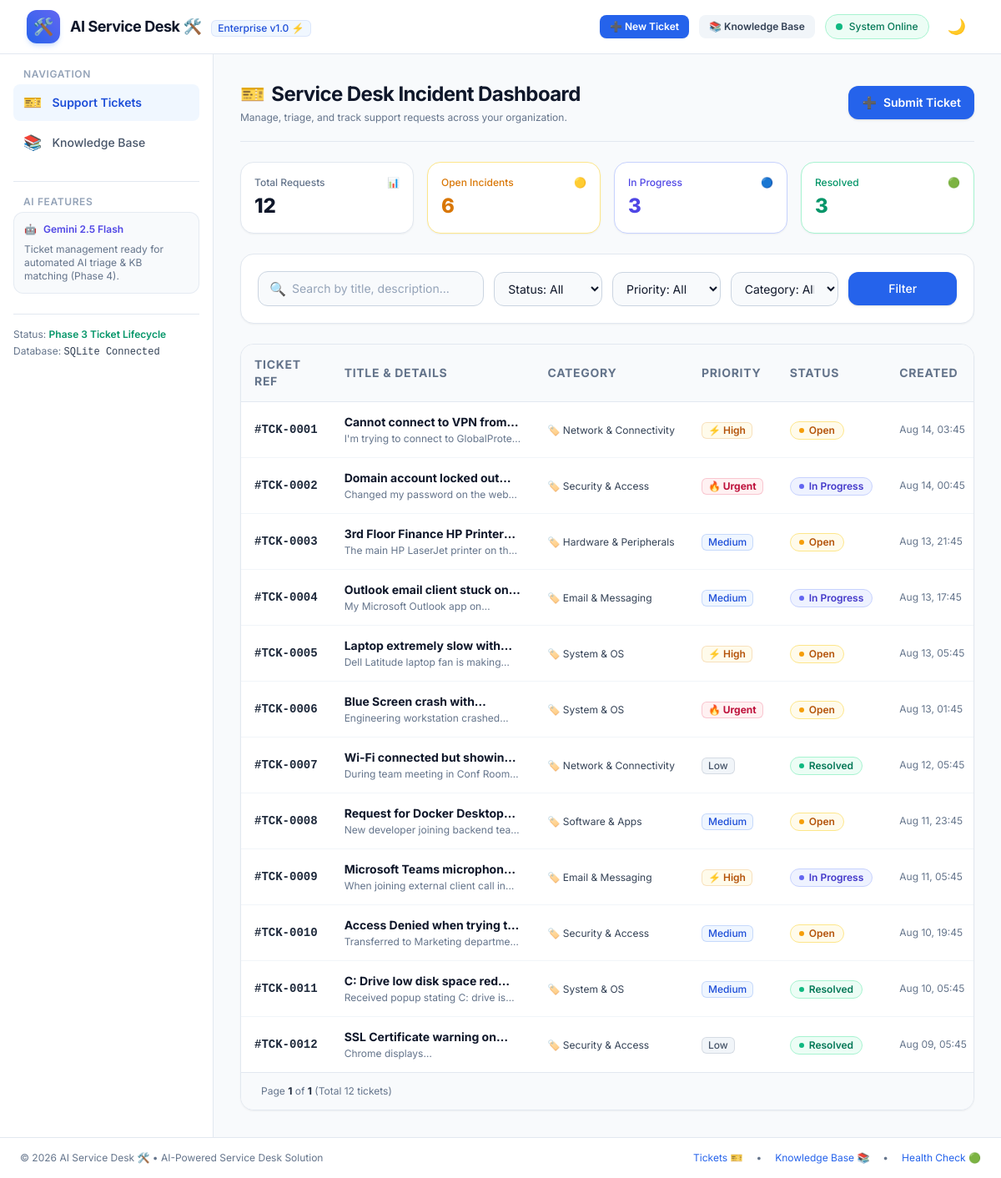
Page /tickets on the committed database.
### app/models.py (models this page shows)
class Ticket(Base):
    __tablename__ = "tickets"
    id = Column(Integer, primary_key=True, index=True, autoincrement=True)
    title = Column(String(255), nullable=False)
    description = Column(Text, nullable=False)
    status = Column(String(50), nullable=False, default="Open")  # Open, In Progress, Pending, Resolved, Closed
    priority = Column(String(50), nullable=False, default="Medium")  # Low, Medium, High, Urgent
    category = Column(String(100), nullable=False, default="General IT")
    ai_summary = Column(Text, nullable=True)
    suggested_resolution = Column(Text, nullable=True)
    final_resolution = Column(Text, nullable=True)
    created_at = Column(DateTime(timezone=True), default=utc_now)
    updated_at = Column(DateTime(timezone=True), default=utc_now, onupdate=utc_now)
    activities = relationship("TicketActivity", back_populates="ticket", cascade="all, delete-orphan", order_by="TicketActivity.created_at.desc()")

### app/routers/tickets.py (the view)
@router.get("/tickets", response_class=HTMLResponse)
async def list_tickets(
    request: Request,
    q: Optional[str] = Query(None),
    status_filter: Optional[str] = Query(None, alias="status"),
    priority_filter: Optional[str] = Query(None, alias="priority"),
    category_filter: Optional[str] = Query(None, alias="category"),
    page: int = Query(1, ge=1),
    page_size: int = Query(20, ge=1, le=100),
    created: Optional[bool] = False,
    deleted: Optional[bool] = False,
    db: Session = Depends(get_db)
):
    skip = (page - 1) * page_size
    tickets, total_count = TicketService.get_all_tickets(
        db=db,
        query=q,
        status=status_filter,
        priority=priority_filter,
        category=category_filter,
        skip=skip,
        limit=page_size
    )
    categories = TicketService.get_categories(db)
    counts = TicketService.get_ticket_counts(db)
    total_pages = max(1, (total_count + page_size - 1) // page_size)
    return templates.TemplateResponse(
        request=request,
        name="tickets/list.html",
        context={
            "app_name": settings.APP_NAME,
            "tickets": tickets,
            "counts": counts,
            "categories": categories,
            "statuses": VALID_STATUSES,
            "priorities": VALID_PRIORITIES,
            "search_query": q or "",
            "selected_status": status_filter or "All",
            "selected_priority": priority_filter or "All",
            "selected_category": category_filter or "All",
            "page": page,
            "total_pages": total_pages,
            "total_count": total_count,
            "created_success": created,
            "deleted_success": deleted
        }
    )

### app/templates/tickets/list.html (shortened to what this page needs)
{% extends "base.html" %}
{% block content %}
<div class="space-y-6">
    <div class="flex flex-col sm:flex-row sm:items-center justify-between gap-4 border-b border-slate-200 dark:border-slate-800 pb-5">
        <div>
            <h1 class="text-2xl font-bold tracking-tight text-slate-900 dark:text-white flex items-center gap-2">
                <span>🎫</span> Service Desk Incident Dashboard
            </h1>
            <p class="text-xs text-slate-500 dark:text-slate-400 mt-1">
                Manage, triage, and track support requests across your organization.
            </p>
        </div>
        <div>
            <a href="/tickets/new" class="inline-flex items-center gap-2 rounded-xl bg-brand-600 px-4 py-2.5 text-sm font-semibold text-white shadow hover:bg-brand-700 transition">
                <span>➕</span>
                <span>Submit Ticket</span>
            </a>
        </div>
    </div>
    <div class="grid grid-cols-2 md:grid-cols-4 gap-4">
        <a href="/tickets" class="p-4 rounded-2xl bg-white dark:bg-slate-800 border border-slate-200 dark:border-slate-700 shadow-sm hover:border-slate-400 transition space-y-1">
            <div class="flex items-center justify-between text-slate-500 text-xs font-medium">
                <span>Total Requests</span>
                <span>📊</span>
            </div>
            <div class="text-2xl font-extrabold text-slate-900 dark:text-white">{{ counts.total }}</div>
        </a>
        <a href="/tickets?status=Open" class="p-4 rounded-2xl bg-white dark:bg-slate-800 border border-amber-200 dark:border-amber-900/50 shadow-sm hover:border-amber-400 transition space-y-1">
            <div class="flex items-center justify-between text-amber-600 dark:text-amber-400 text-xs font-medium">
                <span>Open Incidents</span>
                <span>🟡</span>
            </div>
            <div class="text-2xl font-extrabold text-amber-600 dark:text-amber-400">{{ counts.open }}</div>
        </a>
        <a href="/tickets?status=In+Progress" class="p-4 rounded-2xl bg-white dark:bg-slate-800 border border-indigo-200 dark:border-indigo-900/50 shadow-sm hover:border-indigo-400 transition space-y-1">
            <div class="flex items-center justify-between text-indigo-600 dark:text-indigo-400 text-xs font-medium">
                <span>In Progress</span>
                <span>🔵</span>
            </div>
            <div class="text-2xl font-extrabold text-indigo-600 dark:text-indigo-400">{{ counts.in_progress }}</div>
        </a>
        <a href="/tickets?status=Resolved" class="p-4 rounded-2xl bg-white dark:bg-slate-800 border border-emerald-200 dark:border-emerald-900/50 shadow-sm hover:border-emerald-400 transition space-y-1">
            <div class="flex items-center justify-between text-emerald-600 dark:text-emerald-400 text-xs font-medium">
                <span>Resolved</span>
                <span>🟢</span>
            </div>
            <div class="text-2xl font-extrabold text-emerald-600 dark:text-emerald-400">{{ counts.resolved }}</div>
        </a>
    </div>
    <div class="rounded-2xl bg-white dark:bg-slate-800 p-5 border border-slate-200 dark:border-slate-700 shadow-sm space-y-4">
        <form method="GET" action="/tickets" class="grid grid-cols-1 md:grid-cols-12 gap-3 items-center">
            <div class="md:col-span-4 relative">
                <div class="absolute inset-y-0 left-0 pl-3.5 flex items-center pointer-events-none text-slate-400">
                </div>
                <input
                    type="text"
                    name="q"
                    value="{{ search_query }}"
                    placeholder="Search by title, description..."
                    class="w-full pl-10 pr-4 py-2.5 rounded-xl border border-slate-300 dark:border-slate-600 bg-slate-50 dark:bg-slate-900 text-slate-900 dark:text-white placeholder-slate-400 text-sm focus:outline-none focus:ring-2 focus:ring-brand-500"
                >
            </div>
            <div class="md:col-span-2">
                <select
                    name="status"
                    onchange="this.form.submit()"
                    class="w-full px-3 py-2.5 rounded-xl border border-slate-300 dark:border-slate-600 bg-slate-50 dark:bg-slate-900 text-slate-900 dark:text-white text-sm focus:outline-none focus:ring-2 focus:ring-brand-500"
                >
                    <option value="All" {% if selected_status == 'All' %}selected{% endif %}>Status: All</option>
                </select>
            </div>
            <div class="md:col-span-2">
                <select
                    name="priority"
                    onchange="this.form.submit()"
                    class="w-full px-3 py-2.5 rounded-xl border border-slate-300 dark:border-slate-600 bg-slate-50 dark:bg-slate-900 text-slate-900 dark:text-white text-sm focus:outline-none focus:ring-2 focus:ring-brand-500"
                >
                    <option value="All" {% if selected_priority == 'All' %}selected{% endif %}>Priority: All</option>
                </select>
            </div>
            <div class="md:col-span-2">
                <select
                    name="category"
                    onchange="this.form.submit()"
                    class="w-full px-3 py-2.5 rounded-xl border border-slate-300 dark:border-slate-600 bg-slate-50 dark:bg-slate-900 text-slate-900 dark:text-white text-sm focus:outline-none focus:ring-2 focus:ring-brand-500"
                >
                    <option value="All" {% if selected_category == 'All' %}selected{% endif %}>Category: All</option>
                </select>
            </div>
            <div class="md:col-span-2 flex gap-2">
                <button type="submit" class="flex-1 rounded-xl bg-brand-600 hover:bg-brand-700 text-white font-medium py-2.5 px-3 text-sm shadow transition">
                    Filter
                </button>
            </div>
        </form>
    </div>
    {% if tickets %}
        <div class="rounded-2xl bg-white dark:bg-slate-800 border border-slate-200 dark:border-slate-700 shadow-sm overflow-hidden">
            <div class="overflow-x-auto">
                <table class="w-full text-left text-xs sm:text-sm">
                    <thead class="bg-slate-50 dark:bg-slate-900/60 border-b border-slate-200 dark:border-slate-700 text-slate-500 uppercase tracking-wider font-semibold">
                        <tr>
                            <th class="py-3.5 px-4">Ticket Ref</th>
                            <th class="py-3.5 px-4">Title & Details</th>
                            <th class="py-3.5 px-4">Category</th>
                            <th class="py-3.5 px-4">Priority</th>
                            <th class="py-3.5 px-4">Status</th>
                            <th class="py-3.5 px-4">Created</th>
                        </tr>
                    </thead>
                    <tbody class="divide-y divide-slate-100 dark:divide-slate-700/60">
                        {% for ticket in tickets %}
                            <tr class="hover:bg-slate-50/80 dark:hover:bg-slate-700/30 transition-colors group">
                                <td class="py-3.5 px-4 font-mono font-bold text-slate-800 dark:text-slate-200 whitespace-nowrap">
                                    <a href="/tickets/{{ ticket.id }}" class="hover:text-brand-600">
                                        #TCK-{{ "%04d" % ticket.id }}
                                    </a>
                                </td>
                                <td class="py-3.5 px-4">
                                    <a href="/tickets/{{ ticket.id }}" class="font-bold text-slate-900 dark:text-white group-hover:text-brand-600 dark:group-hover:text-brand-400 line-clamp-1">
                                        {{ ticket.title }}
                                    </a>
                                    <p class="text-xs text-slate-500 dark:text-slate-400 line-clamp-1 mt-0.5">
                                        {{ ticket.description }}
                                    </p>
                                </td>
                                <td class="py-3.5 px-4 whitespace-nowrap">
                                    <span class="inline-flex items-center gap-1 text-xs text-slate-700 dark:text-slate-300">
                                        🏷️ {{ ticket.category }}
                                    </span>
                                </td>
                                <td class="py-3.5 px-4 whitespace-nowrap">
                                    {% if ticket.priority == 'Urgent' or ticket.priority == 'Critical' %}
                                        <span class="inline-flex items-center gap-1 rounded-md bg-rose-50 dark:bg-rose-950/50 px-2 py-0.5 text-xs font-bold text-rose-700 dark:text-rose-300 ring-1 ring-inset ring-rose-600/20">
                                            🔥 Urgent
                                        </span>
                                    {% elif ticket.priority == 'High' %}
                                        <span class="inline-flex items-center gap-1 rounded-md bg-amber-50 dark:bg-amber-950/50 px-2 py-0.5 text-xs font-semibold text-amber-700 dark:text-amber-300 ring-1 ring-inset ring-amber-600/20">
                                            ⚡ High
                                        </span>
                                    {% elif ticket.priority == 'Medium' %}
                                        <span class="inline-flex items-center gap-1 rounded-md bg-blue-50 dark:bg-blue-950/50 px-2 py-0.5 text-xs font-medium text-blue-700 dark:text-blue-300 ring-1 ring-inset ring-blue-600/20">
                                            Medium
                                        </span>
                                    {% else %}
                                        <span class="inline-flex items-center gap-1 rounded-md bg-slate-100 dark:bg-slate-800 px-2 py-0.5 text-xs font-medium text-slate-600 dark:text-slate-400 ring-1 ring-inset ring-slate-500/20">
                                            Low
                                        </span>
                                    {% endif %}
                                </td>
                                <td class="py-3.5 px-4 whitespace-nowrap">
                                    {% if ticket.status == 'Open' %}
                                        <span class="inline-flex items-center gap-1.5 rounded-full bg-amber-50 dark:bg-amber-950/50 px-2.5 py-0.5 text-xs font-semibold text-amber-700 dark:text-amber-300 border border-amber-200 dark:border-amber-800">
                                            <span class="h-1.5 w-1.5 rounded-full bg-amber-500"></span> Open
                                        </span>
                                    {% elif ticket.status == 'In Progress' %}
                                        <span class="inline-flex items-center gap-1.5 rounded-full bg-indigo-50 dark:bg-indigo-950/50 px-2.5 py-0.5 text-xs font-semibold text-indigo-700 dark:text-indigo-300 border border-indigo-200 dark:border-indigo-800">
                                            <span class="h-1.5 w-1.5 rounded-full bg-indigo-500 animate-pulse"></span> In Progress
                                        </span>
                                    {% elif ticket.status == 'Resolved' %}
                                        <span class="inline-flex items-center gap-1.5 rounded-full bg-emerald-50 dark:bg-emerald-950/50 px-2.5 py-0.5 text-xs font-semibold text-emerald-700 dark:text-emerald-300 border border-emerald-200 dark:border-emerald-800">
                                            <span class="h-1.5 w-1.5 rounded-full bg-emerald-500"></span> Resolved
                                        </span>
                                    {% else %}
                                        <span class="inline-flex items-center gap-1.5 rounded-full bg-slate-100 dark:bg-slate-800 px-2.5 py-0.5 text-xs font-medium text-slate-600 dark:text-slate-400 border border-slate-300 dark:border-slate-700">
                                            Closed
                                        </span>
                                    {% endif %}
                                </td>
                                <td class="py-3.5 px-4 text-xs text-slate-500 dark:text-slate-400 whitespace-nowrap">
                                    {{ ticket.created_at.strftime('%b %d, %H:%M') }}
                                </td>
                            </tr>
                        {% endfor %}
                    </tbody>
                </table>
            </div>
            <div class="px-6 py-3.5 bg-slate-50 dark:bg-slate-900/60 border-t border-slate-200 dark:border-slate-700 flex items-center justify-between text-xs text-slate-500">
                <div>
                    Page <span class="font-bold text-slate-800 dark:text-slate-200">{{ page }}</span> of <span class="font-bold text-slate-800 dark:text-slate-200">{{ total_pages }}</span> (Total {{ total_count }} tickets)
                </div>
            </div>
        </div>
    {% endif %}
</div>
{% endblock %}

### app/static/css/style.css (style rules this page uses)
body { font-family: 'Inter', system-ui, -apple-system, BlinkMacSystemFont, "Segoe UI", Roboto, sans-serif; }

### rows in the picture
Ticket: id "0001", title "Cannot connect to VPN…", description "I'm trying to connect to…", category "Network & Connectivity", priority "⚡ High", status "Open" (drawn), created_at "Aug 14, 03:45"
Ticket: id "0002", title "Domain account locked…", description "Changed my password on the…", category "Security & Access", priority "🔥 Urgent", status "In Progress" (drawn), created_at "Aug 14, 00:45"
Ticket: id "0003", title "3rd Floor Finance HP…", description "The main HP LaserJet printer on…", category "Hardware & Peripherals", priority "Medium", status "Open" (drawn), created_at "Aug 13, 21:45"
Ticket: id "0004", title "Outlook email client stuck…", description "My Microsoft Outlook app…", category "Email & Messaging", priority "Medium", status "In Progress" (drawn), created_at "Aug 13, 17:45"
Ticket: id "0005", title "Laptop extremely slow…", description "Dell Latitude laptop fan is…", category "System & OS", priority "⚡ High", status "Open" (drawn), created_at "Aug 13, 05:45"
Ticket: id "0006", title "Blue Screen crash…", description "Engineering workstation…", category "System & OS", priority "🔥 Urgent", status "Open" (drawn), created_at "Aug 13, 01:45"
Ticket: id "0007", title "Wi-Fi connected but…", description "During team meeting in Conf…", category "Network & Connectivity", priority "Low", status "Resolved" (drawn), created_at "Aug 12, 05:45"
Ticket: id "0008", title "Request for Docker…", description "New developer joining backend…", category "Software & Apps", priority "Medium", status "Open" (drawn), created_at "Aug 11, 23:45"
Ticket: id "0009", title "Microsoft Teams…", description "When joining external client call…", category "Email & Messaging", priority "⚡ High", status "In Progress" (drawn), created_at "Aug 11, 05:45"
Ticket: id "0010", title "Access Denied when trying…", description "Transferred to Marketing…", category "Security & Access", priority "Medium", status "Open" (drawn), created_at "Aug 10, 19:45"
Ticket: id "0011", title "C: Drive low disk space…", description "Received popup stating C: drive…", category "System & OS", priority "Medium", status "Resolved" (drawn), created_at "Aug 10, 05:45"
Ticket: id "0012", title "SSL Certificate warning…", description "Chrome…", category "Security & Access", priority "Low", status "Resolved" (drawn), created_at "Aug 09, 05:45"

### other values in the picture
{{ app_name }} "AI Service Desk 🛠️"
{{ counts.total }} "12"
{{ counts.open }} "6"
{{ counts.in_progress }} "3"
{{ counts.resolved }} "3"
{{ page }} "1"
{{ total_pages }} "1"
{{ total_count }} "12"
